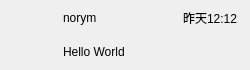
<?xml version="1.0" encoding="UTF-8"?>
<ui version="4.0">
 <class>FriendWidget</class>
 <widget class="QWidget" name="FriendWidget">
  <property name="geometry">
   <rect>
    <x>0</x>
    <y>0</y>
    <width>250</width>
    <height>70</height>
   </rect>
  </property>
  <property name="sizePolicy">
   <sizepolicy hsizetype="Preferred" vsizetype="Preferred">
    <horstretch>0</horstretch>
    <verstretch>0</verstretch>
   </sizepolicy>
  </property>
  <property name="minimumSize">
   <size>
    <width>250</width>
    <height>70</height>
   </size>
  </property>
  <property name="maximumSize">
   <size>
    <width>250</width>
    <height>70</height>
   </size>
  </property>
  <property name="windowTitle">
   <string>FriendWidget</string>
  </property>
  <layout class="QHBoxLayout" name="horizontalLayout">
   <property name="spacing">
    <number>5</number>
   </property>
   <property name="leftMargin">
    <number>6</number>
   </property>
   <property name="topMargin">
    <number>2</number>
   </property>
   <property name="rightMargin">
    <number>10</number>
   </property>
   <property name="bottomMargin">
    <number>2</number>
   </property>
   <item>
    <widget class="QWidget" name="icon_widget" native="true">
     <property name="minimumSize">
      <size>
       <width>50</width>
       <height>50</height>
      </size>
     </property>
     <property name="maximumSize">
      <size>
       <width>50</width>
       <height>50</height>
      </size>
     </property>
     <layout class="QHBoxLayout" name="horizontalLayout_2">
      <property name="spacing">
       <number>0</number>
      </property>
      <property name="leftMargin">
       <number>0</number>
      </property>
      <property name="topMargin">
       <number>0</number>
      </property>
      <property name="rightMargin">
       <number>0</number>
      </property>
      <property name="bottomMargin">
       <number>0</number>
      </property>
      <item>
       <widget class="QLabel" name="icon">
        <property name="minimumSize">
         <size>
          <width>45</width>
          <height>45</height>
         </size>
        </property>
        <property name="maximumSize">
         <size>
          <width>45</width>
          <height>45</height>
         </size>
        </property>
        <property name="text">
         <string/>
        </property>
       </widget>
      </item>
     </layout>
    </widget>
   </item>
   <item>
    <widget class="QWidget" name="user_info_widget" native="true">
     <layout class="QVBoxLayout" name="verticalLayout">
      <property name="leftMargin">
       <number>2</number>
      </property>
      <property name="topMargin">
       <number>2</number>
      </property>
      <property name="rightMargin">
       <number>2</number>
      </property>
      <property name="bottomMargin">
       <number>2</number>
      </property>
      <item>
       <layout class="QHBoxLayout" name="horizontalLayout_3">
        <item>
         <widget class="QLabel" name="user_name">
          <property name="text">
           <string>norym</string>
          </property>
         </widget>
        </item>
        <item>
         <spacer name="horizontalSpacer">
          <property name="orientation">
           <enum>Qt::Orientation::Horizontal</enum>
          </property>
          <property name="sizeHint" stdset="0">
           <size>
            <width>40</width>
            <height>20</height>
           </size>
          </property>
         </spacer>
        </item>
        <item>
         <widget class="QLabel" name="time">
          <property name="text">
           <string>昨天12:12</string>
          </property>
         </widget>
        </item>
       </layout>
      </item>
      <item>
       <widget class="QLabel" name="user_chat">
        <property name="text">
         <string>Hello World</string>
        </property>
       </widget>
      </item>
     </layout>
    </widget>
   </item>
  </layout>
 </widget>
 <resources>
  <include location="rc.qrc"/>
 </resources>
 <connections/>
</ui>
